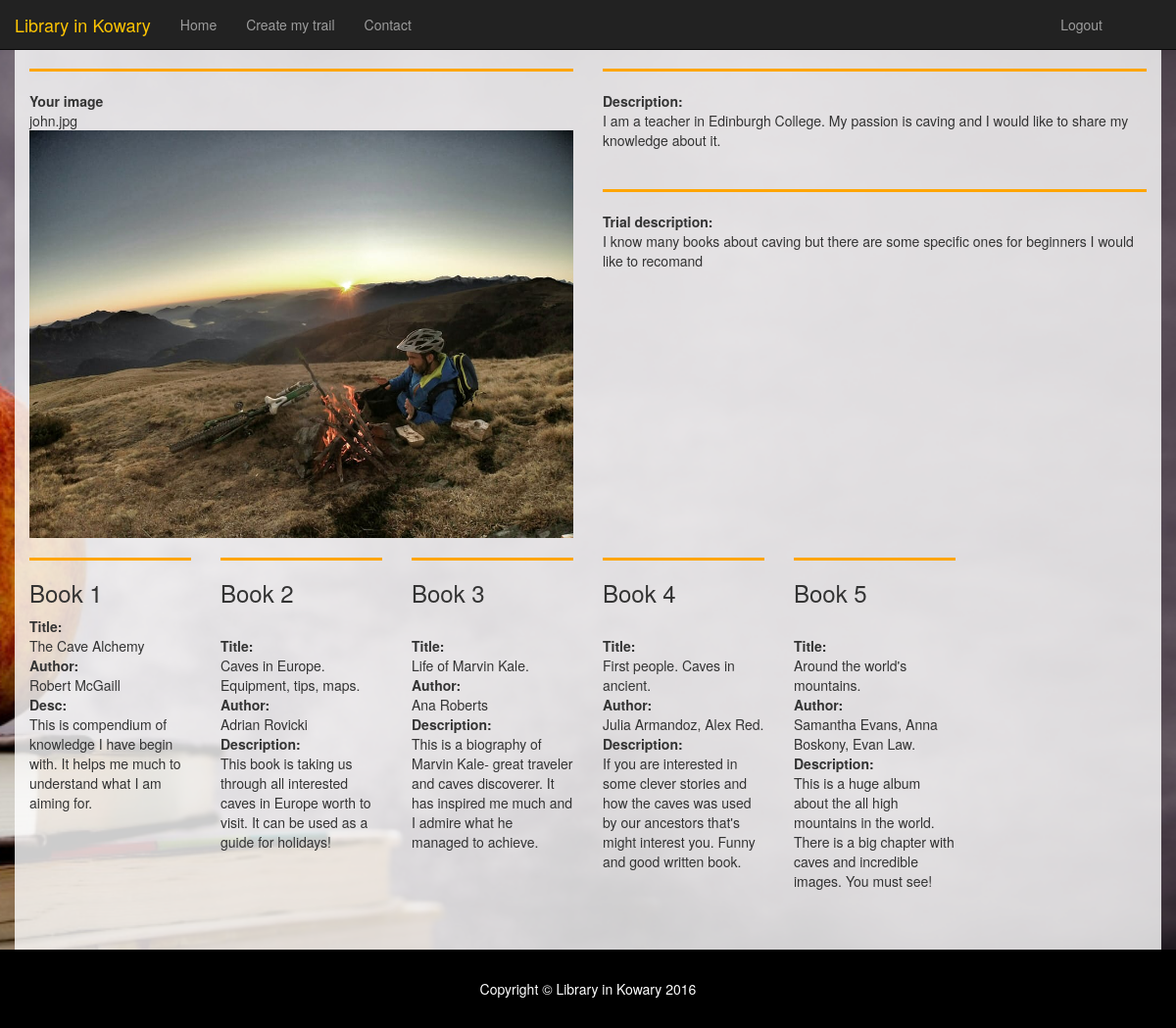
/preview (signed in), run on an earlier commit of the app's database.
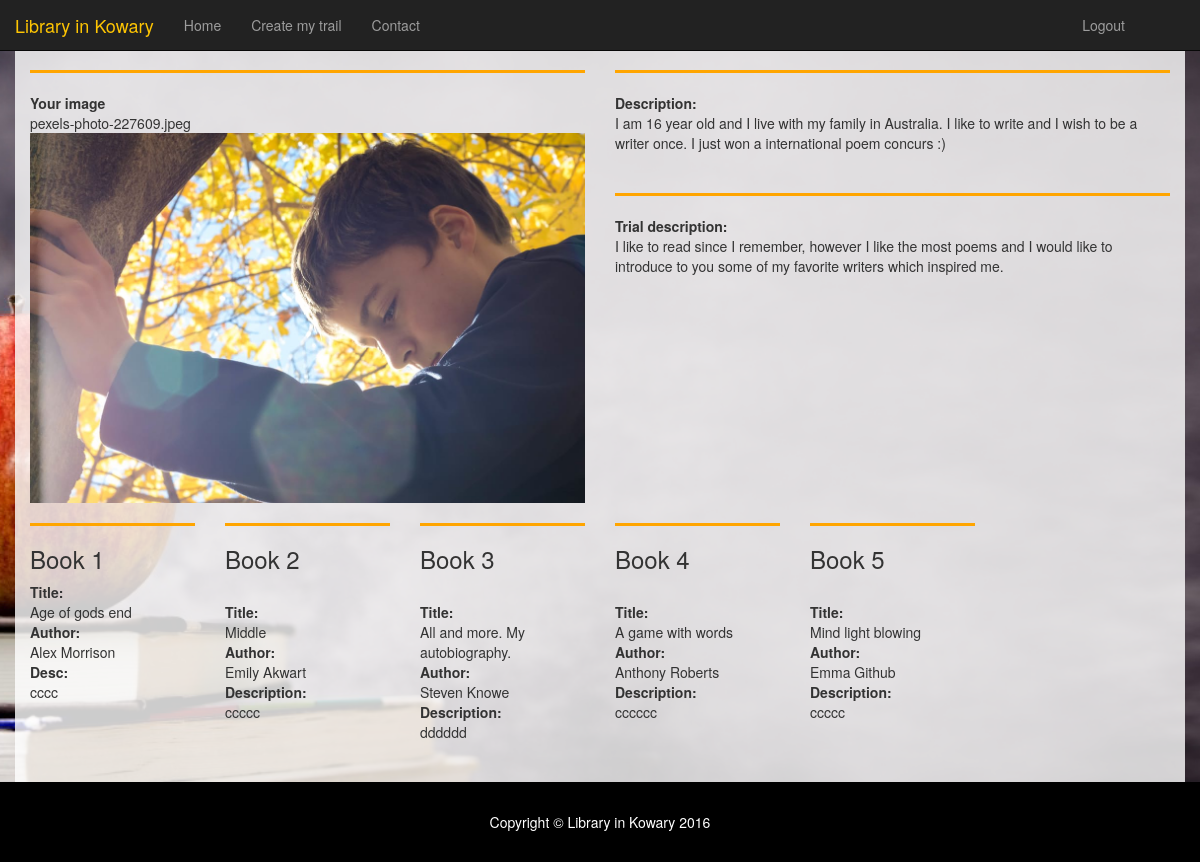
And on a later commit of the database.
### tables this page shows
CREATE TABLE books
                  (id INTEGER PRIMARY KEY, p_name text, p_surname text, p_desc text, p_img text, path_status text, path_desc text, b1_title text, b1_author text, b1_img text, b1_desc text, b2_title text, b2_author text, b2_img text, b2_desc text, b3_title text, b3_author text, b3_img text, b3_desc text, b4_title text, b4_author text, b4_img text, b4_desc text, b5_title text, b5_author text, b5_img text, b5_desc text);

### insert2.py (the view)
@app.route('/preview')
def preview():
  if session.get('session_guest'):
   sql2 = ('SELECT * FROM books ORDER BY id DESC LIMIT 1')
   connection = sqlite3.connect("books.db")
   connection.row_factory = sqlite3.Row
   last = connection.cursor().execute(sql2).fetchall()
   return render_template('preview.html', last = last)
  else:
    abort(401)

### templates/preview.html
{%extends "base_guest.html"%}
{%block content%}
{% for row in last %}
<div class="row" id="guest" >
<div class="container" style="background-color:rgba(255,255,255, 0.8);">
 <div class="row" >
				<div class="col-md-6">
				<hr style=" border-top: 3px solid orange;">
					<b>Your image</b><br>
					{{ row["p_img"] }}
					<img src="http://localhost:5000/static/uploads/{{ row['p_img'] }}" class="img-responsive">
				</div>
				<div class="col-md-6">
				<hr style=" border-top: 3px solid orange;">
					<b>Description:</b><br>
					{{ row["p_desc"] }}<br><br>
					<hr style=" border-top: 3px solid orange;">
					<b>Trial description:</b><br>
					{{ row["path_desc"] }}
				</div>
			</div>
			<div class="row">
				<div class="col-md-2">
				 <hr style=" border-top: 3px solid orange;">
					<h3>Book 1</h3>
					<b>Title:</b><br>{{ row["b1_title"] }}<br>
					<b>Author:</b><br>{{ row["b1_author"] }}<br>
					<b>Desc:</b><br>{{ row["b1_desc"] }}<br>
				</div>
				<div class="col-md-2">
					<hr style=" border-top: 3px solid orange;">
					<h3>Book 2</h3><br>
					<b>Title:</b><br>{{ row["b2_title"] }}<br>
					<b>Author:</b><br>{{ row["b2_author"] }}<br>
					<b>Description:</b><br>{{ row["b2_desc"] }}<br>
				</div>
				<div class="col-md-2">
					<hr style=" border-top: 3px solid orange;">
					<h3>Book 3</h3><br>
					<b>Title:</b><br>{{ row["b3_title"] }}<br>
					<b>Author:</b><br>{{ row["b3_author"] }}<br>
					<b>Description:</b><br>{{ row["b3_desc"] }}<br>
				</div>
				<div class="col-md-2">
					<hr style=" border-top: 3px solid orange;">
					<h3>Book 4</h3><br>
					<b>Title:</b><br>{{ row["b4_title"] }}<br>
					<b>Author:</b><br>{{ row["b4_author"] }}<br>
					<b>Description:</b><br>{{ row["b4_desc"] }}<br>
				</div>
				<div class="col-md-2">
					<hr style=" border-top: 3px solid orange;">
					<h3>Book 5</h3><br>
					<b>Title:</b><br>{{ row["b5_title"] }}<br>
					<b>Author:</b><br>{{ row["b5_author"] }}<br>
					<b>Description:</b><br>{{ row["b5_desc"] }}<br><br><br><br>
				</div>
				</div>
				{%  endfor %}
			</div>
	</div>
{%endblock%}

### templates/base_guest.html (shortened to what this page needs)
<!DOCTYPE html>
<html lang="en">
  <head>
    <link rel="stylesheet" type="text/css" href="{{ url_for('static', filename='css/bootstrap.min.css')}}">
		<link rel="stylesheet" type="text/css" href="{{ url_for('static', filename='css/guest.css')}}">
  </head>
  <body style="margin-top:50px;">
    <nav id="mainNav" class="navbar navbar-fixed-top navbar-inverse" >
            <div class="navbar-header page-scroll">
                <a class="navbar-brand page-scroll" href="#page-top" style="color:#fec503;">Library in Kowary</a>
            </div>
            <div class="collapse navbar-collapse" id="bs-example-navbar-collapse-1">
                <ul class="nav navbar-nav ">
					   <li>
                        <a href="/guest">Home</a>
                    </li>
                    <li>
                        <a href="/up">Create my trail</a>
                    </li>
                    <li>
                        <a  href="/contact">Contact</a>
                    </li>
                </ul>
				<ul class="nav navbar-nav navbar-right" style="margin-right:5%">
				<li>
                        <a  href="/logout_guest">Logout</a>
                    </li>
				</ul>
            </div>
    </nav>
	<section>
   {%block content %}{%endblock%}
   </section>
  <footer style="background-color:black;color:white;padding-top:30px;padding-bottom:30px;" >
       <div class="container">
                <div class="col-md-12 text-center">
                    <span>Copyright &copy; Library in Kowary 2016</span>
                </div>
       </div>
    </footer>
  </body>
</html>

### static/css/guest.css (style rules this page uses)
#guest { background: url("http://localhost:5000/static/img/about/guest1.jpg") no-repeat center center fixed; -webkit-background-size: cover; -moz-background-size: cover; background-size: cover; -o-background-size: cover; height:100%; }

What changed in the data, as far as the page shows it:
no longer on this page (row unchanged): books: p_img "john.jpg", p_img (picture), p_desc "I am a teacher in Edinburgh College. My passion is caving and I would like to share my knowledge about it.", path_desc "I know many books about caving but there are some specific ones for beginners I would like to recomand", b1_title "The Cave Alchemy", b1_author "Robert McGaill", b1_desc "This is compendium of knowledge I have begin with. It helps me much to understand what I am aiming for.", b2_title "Caves in Europe. Equipment, tips, maps.", b2_author "Adrian Rovicki", b2_desc "This book is taking us through all interested caves in Europe worth to visit. It can be used as a guide for holidays!", b3_title "Life of Marvin Kale.", b3_author "Ana Roberts", b3_desc "This is a biography of Marvin Kale- great traveler and caves discoverer. It has inspired me much and I admire what he managed to achieve.", b4_title "First people. Caves in ancient.", b4_author "Julia Armandoz, Alex Red.", b4_desc "If you are interested in some clever stories and how the caves was used by our ancestors that's might interest you. Funny and good written book.", b5_title "Around the world's mountains.", b5_author "Samantha Evans, Anna Boskony, Evan Law.", b5_desc "This is a huge album about the all high mountains in the world. There is a big chapter with caves and incredible images. You must see!"
added books: p_img "pexels-photo-227609.jpeg", p_img (picture), p_desc "I am 16 year old and I live with my family in Australia. I like to write and I wish to be a writer once. I just won a international poem concurs :)", path_desc "I like to read since I remember, however I like the most poems and I would like to introduce to you some of my favorite writers which inspired me.", b1_title "Age of gods end", b1_author "Alex Morrison", b1_desc "cccc", b2_title "Middle", b2_author "Emily Akwart", b2_desc "ccccc", b3_title "All and more. My autobiography.", b3_author "Steven Knowe", b3_desc "dddddd", b4_title "A game with words", b4_author "Anthony Roberts", b4_desc "cccccc", b5_title "Mind light blowing", b5_author "Emma Github", b5_desc "ccccc"
